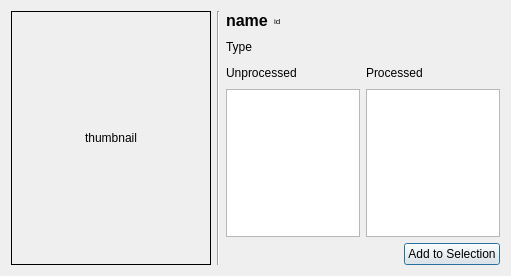
<?xml version="1.0" encoding="UTF-8"?>
<ui version="4.0">
 <class>Dialog</class>
 <widget class="QDialog" name="Dialog">
  <property name="geometry">
   <rect>
    <x>0</x>
    <y>0</y>
    <width>511</width>
    <height>276</height>
   </rect>
  </property>
  <property name="windowTitle">
   <string>Dialog</string>
  </property>
  <layout class="QVBoxLayout" name="verticalLayout_4">
   <item>
    <layout class="QHBoxLayout" name="horizontalLayout">
     <item>
      <widget class="QLabel" name="thumbnail">
       <property name="minimumSize">
        <size>
         <width>200</width>
         <height>200</height>
        </size>
       </property>
       <property name="maximumSize">
        <size>
         <width>200</width>
         <height>900</height>
        </size>
       </property>
       <property name="frameShape">
        <enum>QFrame::Box</enum>
       </property>
       <property name="text">
        <string>thumbnail</string>
       </property>
       <property name="alignment">
        <set>Qt::AlignCenter</set>
       </property>
       <property name="margin">
        <number>2</number>
       </property>
      </widget>
     </item>
     <item>
      <widget class="Line" name="line">
       <property name="orientation">
        <enum>Qt::Vertical</enum>
       </property>
      </widget>
     </item>
     <item>
      <layout class="QVBoxLayout" name="verticalLayout">
       <item>
        <layout class="QHBoxLayout" name="horizontalLayout_2">
         <item>
          <widget class="QLabel" name="nameLabel">
           <property name="maximumSize">
            <size>
             <width>16777215</width>
             <height>30</height>
            </size>
           </property>
           <property name="font">
            <font>
             <pointsize>12</pointsize>
             <weight>75</weight>
             <bold>true</bold>
            </font>
           </property>
           <property name="text">
            <string>name</string>
           </property>
           <property name="textInteractionFlags">
            <set>Qt::LinksAccessibleByMouse|Qt::TextSelectableByMouse</set>
           </property>
          </widget>
         </item>
         <item>
          <widget class="QLabel" name="idLabel">
           <property name="maximumSize">
            <size>
             <width>16777215</width>
             <height>30</height>
            </size>
           </property>
           <property name="font">
            <font>
             <pointsize>6</pointsize>
             <weight>50</weight>
             <bold>false</bold>
            </font>
           </property>
           <property name="text">
            <string>id</string>
           </property>
           <property name="textInteractionFlags">
            <set>Qt::LinksAccessibleByMouse|Qt::TextSelectableByMouse</set>
           </property>
          </widget>
         </item>
         <item>
          <spacer name="horizontalSpacer_3">
           <property name="orientation">
            <enum>Qt::Horizontal</enum>
           </property>
           <property name="sizeHint" stdset="0">
            <size>
             <width>40</width>
             <height>20</height>
            </size>
           </property>
          </spacer>
         </item>
        </layout>
       </item>
       <item>
        <layout class="QHBoxLayout" name="horizontalLayout_7">
         <item>
          <widget class="QLabel" name="typeLabel">
           <property name="text">
            <string>Type</string>
           </property>
          </widget>
         </item>
         <item>
          <spacer name="horizontalSpacer_5">
           <property name="orientation">
            <enum>Qt::Horizontal</enum>
           </property>
           <property name="sizeHint" stdset="0">
            <size>
             <width>40</width>
             <height>20</height>
            </size>
           </property>
          </spacer>
         </item>
        </layout>
       </item>
       <item>
        <layout class="QHBoxLayout" name="horizontalLayout_3">
         <item>
          <layout class="QVBoxLayout" name="verticalLayout_2">
           <item>
            <layout class="QHBoxLayout" name="horizontalLayout_4">
             <item>
              <widget class="QLabel" name="label_4">
               <property name="text">
                <string>Unprocessed</string>
               </property>
              </widget>
             </item>
             <item>
              <spacer name="horizontalSpacer">
               <property name="orientation">
                <enum>Qt::Horizontal</enum>
               </property>
               <property name="sizeHint" stdset="0">
                <size>
                 <width>40</width>
                 <height>20</height>
                </size>
               </property>
              </spacer>
             </item>
            </layout>
           </item>
           <item>
            <widget class="QListWidget" name="unprocListWidget"/>
           </item>
          </layout>
         </item>
         <item>
          <layout class="QVBoxLayout" name="verticalLayout_3">
           <item>
            <layout class="QHBoxLayout" name="horizontalLayout_5">
             <item>
              <widget class="QLabel" name="label_5">
               <property name="text">
                <string>Processed</string>
               </property>
              </widget>
             </item>
             <item>
              <spacer name="horizontalSpacer_2">
               <property name="orientation">
                <enum>Qt::Horizontal</enum>
               </property>
               <property name="sizeHint" stdset="0">
                <size>
                 <width>40</width>
                 <height>20</height>
                </size>
               </property>
              </spacer>
             </item>
            </layout>
           </item>
           <item>
            <widget class="QListWidget" name="procListWidget"/>
           </item>
          </layout>
         </item>
        </layout>
       </item>
       <item>
        <layout class="QHBoxLayout" name="horizontalLayout_6">
         <item>
          <spacer name="horizontalSpacer_4">
           <property name="orientation">
            <enum>Qt::Horizontal</enum>
           </property>
           <property name="sizeHint" stdset="0">
            <size>
             <width>40</width>
             <height>20</height>
            </size>
           </property>
          </spacer>
         </item>
         <item>
          <widget class="QPushButton" name="addSelButton">
           <property name="text">
            <string>Add to Selection</string>
           </property>
          </widget>
         </item>
        </layout>
       </item>
      </layout>
     </item>
    </layout>
   </item>
  </layout>
 </widget>
 <resources/>
 <connections/>
</ui>
